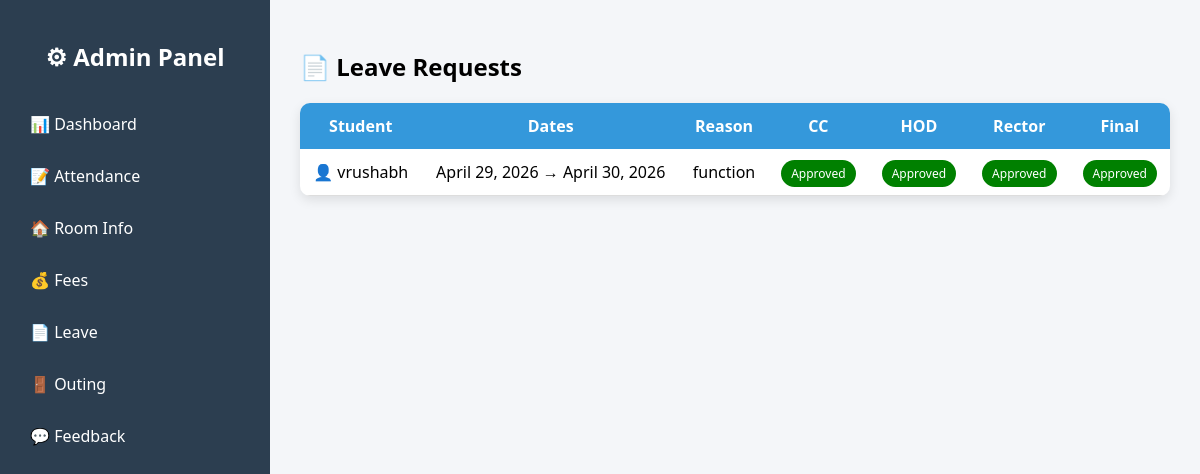
The app's page /leave_requests/ (signed in) with its own data.
### hostel/models.py (models this page shows, shortened)
class LeaveRequest(models.Model):
    STATUS_CHOICES = [
        ('Pending', 'Pending'),
        ('Approved', 'Approved'),
        ('Rejected', 'Rejected'),
    ]
    student = models.ForeignKey(Student, on_delete=models.CASCADE, related_name="leaves")
    from_date = models.DateField()
    to_date = models.DateField()
    room_no = models.CharField(max_length=10)
    student_phone = models.CharField(max_length=15)
    parent_phone = models.CharField(max_length=15)
    place = models.CharField(max_length=100)
    reason = models.TextField()
    cc_status = models.CharField(max_length=20, choices=STATUS_CHOICES, default='Pending')
    hod_status = models.CharField(max_length=20, choices=STATUS_CHOICES, default='Pending')
    rector_status = models.CharField(max_length=20, choices=STATUS_CHOICES, default='Pending')
    final_status = models.CharField(max_length=20, choices=STATUS_CHOICES, default='Pending')
    created_at = models.DateTimeField(auto_now_add=True)
    updated_at = models.DateTimeField(auto_now=True)
    class Meta:
        ordering = ['-created_at']

class Student(models.Model):
    user = models.OneToOneField(User, on_delete=models.CASCADE)
    room_no = models.CharField(max_length=10)
    hostel_id = models.CharField(max_length=20, unique=True)
    student_phone = models.CharField(max_length=15)
    parent_phone = models.CharField(max_length=15)
    created_at = models.DateTimeField(auto_now_add=True)

### hostel/views.py (the view)
# urls.py: path('leave_requests/', views.leave_requests, name='leave_requests'),
@login_required
def leave_requests(request):
    leaves = LeaveRequest.objects.all()
    return render(request, 'leave_requests.html', {'leaves': leaves})

### hostel/templates/leave_requests.html (shortened to what this page needs)
{% load static %}
<!DOCTYPE html>
<html>
<head>
</head>
<body>
<div class="container">
    <div class="sidebar">
        <h2>⚙ Admin Panel</h2>
        <ul>
            <li><a href="{% url 'admin_dashboard' %}">📊 Dashboard</a></li>
            <li><a href="{% url 'mark_attendance' %}">📝 Attendance</a></li>
            <li><a href="{% url 'room_info' %}">🏠 Room Info</a></li>
            <li><a href="{% url 'fees_admin' %}">💰 Fees</a></li>
            <li><a href="{% url 'leave_requests' %}">📄 Leave</a></li>
            <li><a href="{% url 'outing_admin' %}">🚪 Outing</a></li>
            <li><a href="{% url 'feedback_admin' %}">💬 Feedback</a></li>
        </ul>
    </div>
    <div class="main">
        <h2>📄 Leave Requests</h2>
        <table>
            <tr>
                <th>Student</th>
                <th>Dates</th>
                <th>Reason</th>
                <th>CC</th>
                <th>HOD</th>
                <th>Rector</th>
                <th>Final</th>
            </tr>
            {% for leave in leaves %}
            <tr>
                <td>👤 {{ leave.student.user.username }}</td>
                <td>{{ leave.from_date }} → {{ leave.to_date }}</td>
                <td>{{ leave.reason }}</td>
                <td>
                    <span class="badge {{ leave.cc_status|lower }}">{{ leave.cc_status }}</span><br>
                </td>
                <td>
                    <span class="badge {{ leave.hod_status|lower }}">{{ leave.hod_status }}</span><br>
                </td>
                <td>
                    <span class="badge {{ leave.rector_status|lower }}">{{ leave.rector_status }}</span><br>
                </td>
                <td>
                    <span class="badge {{ leave.final_status|lower }}">
                        {{ leave.final_status }}
                    </span>
                </td>
            </tr>
            {% endfor %}
        </table>
    </div>
</div>
</body>
</html>

### hostel/templates/leave_requests.html (style rules this page uses)
body { margin: 0; font-family: 'Segoe UI', sans-serif; background: #f4f6f9; }
.container { display: flex; }
.sidebar { width: 230px; height: 100vh; background: #2c3e50; color: white; padding: 20px; }
.sidebar h2 { text-align: center; margin-bottom: 30px; }
.sidebar ul { list-style: none; padding: 0; }
.sidebar ul li { margin: 10px 0; }
.sidebar ul li a { color: white; text-decoration: none; display: block; padding: 10px; border-radius: 6px; transition: 0.3s; }
.main { flex: 1; padding: 30px; }
h2 { margin-bottom: 20px; }
table { width: 100%; border-collapse: collapse; background: white; border-radius: 10px; overflow: hidden; box-shadow: 0 4px 12px rgba(0,0,0,0.1); }
th { background: #3498db; color: white; padding: 12px; }
td { padding: 12px; text-align: center; border-bottom: 1px solid #ddd; }
.badge { padding: 5px 10px; border-radius: 20px; font-size: 12px; color: white; }
.approved { background: green; }

### records on screen
LeaveRequest: student.user.username "vrushabh", from_date "April 29, 2026", to_date "April 30, 2026", reason "function", cc_status "Approved", hod_status "Approved", rector_status "Approved", final_status "Approved"
